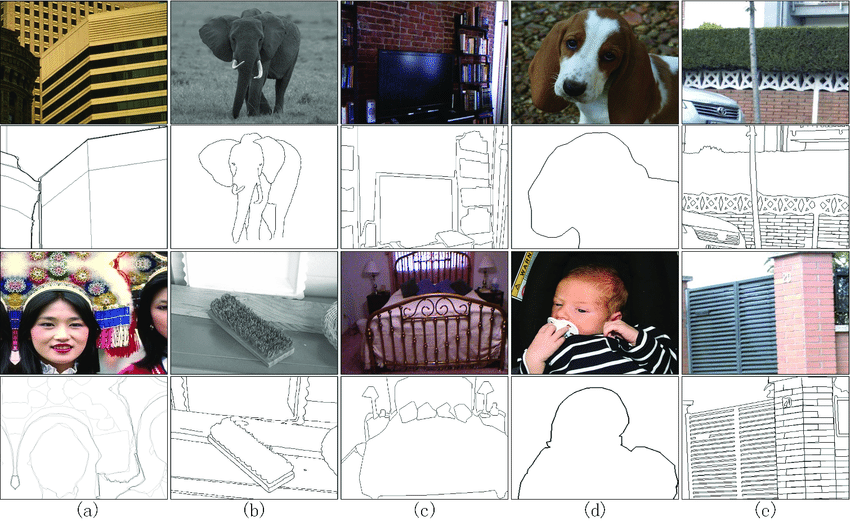
#> input picture visualization/BIPED.png, 850 x 521 px, given as the content of the folder ../../visualization/BIPED.png, which was not available
$ python drawing.py ../../visualization/BIPED.png ../../visualization/MDBD.png
#> lines starting #> are read from the running program, lines starting #| are printed output that depends on the picture; after the words box and inside, x2 and y2 are one past the last pixel; in counts of white or black regions, pixels touching at a corner belong together; pictures that were not available may be replaced by others from this repository, and a replacement may not be noted
import sys
from glob import iglob
import os
import cv2 as cv
import numpy as np
from skimage import filters
from skimage.morphology import skeletonize

# python drawing.py ./imgs_in ./edges_in OR python demo.py ./imgs_in
# Displays images from IMAGES_PATH with edges from EDGES_PATH or just images from IMAGES_PATH
# and allows for modyfing them by adding new edges
# Saves results to IMGS_OUTPUT_PATH and EDGES_OUTPUT_PATH

#  USAGE:
#   LEFT CLICK AND HOLD SHIFT TO DRAW LINE
#   WHEN YOU REALISE SHIFT LINE WITH NEW ORIGIN WILL START TO DRAW
#   ESCAPE - NEXT IMAGE
#   LEFT CLICK AND CTRL - SAVE IMAGE AND DELETE FROM IMAGES_PATH AND EDGES_PATH
#   LEFT CLICK AND LEFT ALT - UNDO

# Image and Edges must have the same filename for this script to work
IMAGES_PATH = sys.argv[1]

if len(sys.argv) <= 2:
    EDGES_PATH = ""
else:
    EDGES_PATH = sys.argv[2]

IMGS_OUTPUT_PATH = "./imgs_out"
EDGES_OUTPUT_PATH = "./edges_out"

ix,iy,sx,sy = -1,-1,-1,-1
save_flag = False
exit_flag = False
undo_flag = False
resize_ratio = 1

edges_history = []
image_history = []


def draw_lines(event, x, y, flags, param):
        global ix,iy,sx,sy,save_flag,exit_flag,undo_flag

        if event == cv.EVENT_LBUTTONDOWN and (flags & cv.EVENT_FLAG_CTRLKEY):
            save_flag = True
            return

        if event == cv.EVENT_LBUTTONDOWN and (flags & cv.EVENT_FLAG_ALTKEY):
            undo_flag = True
            return

        if event == cv.EVENT_LBUTTONDOWN and (flags & cv.EVENT_FLAG_SHIFTKEY):

            if ix != -1: # if ix and iy are not first points, then draw a line
                image_history.append(img.copy())
                cv.line(img, (ix, iy), (x, y), (255, 255, 255), resize_ratio, cv.LINE_4)
                edges_history.append(edges.copy())
                cv.line(edges, (ix, iy), (x, y), (255), resize_ratio, cv.LINE_4)
            else: # if ix and iy are first points, store as starting points
                sx, sy = x, y

            ix,iy = x, y
            return

        if event == cv.EVENT_MOUSEMOVE and not (flags & cv.EVENT_FLAG_SHIFTKEY):
            ix, iy = -1, -1


img_path = IMAGES_PATH + "/**/*"
edge_path = EDGES_PATH + "/**/*"
image_list = [f for f in iglob(img_path, recursive=True) if os.path.isfile(f)]


for image_path in image_list:
    image = cv.imread(image_path, cv.IMREAD_COLOR)
#> image is the input picture: shape (521, 850, 3); mean B, G, R 175.1, 176.4, 178.2
    image_org = image.copy()
    image = cv.resize(image, (image.shape[1] * resize_ratio, image.shape[0] * resize_ratio))

    edge_path = os.path.join(EDGES_PATH, os.path.basename(image_path))
    print(image.shape)
#| (521, 850, 3)
    # if you want to draw edges from beggining
    if EDGES_PATH == "":
        edges = np.zeros((image.shape[0], image.shape[1]), dtype='uint8')
    else:
        # if you load edges from file
        edges = cv.imread(edge_path, cv.IMREAD_GRAYSCALE)
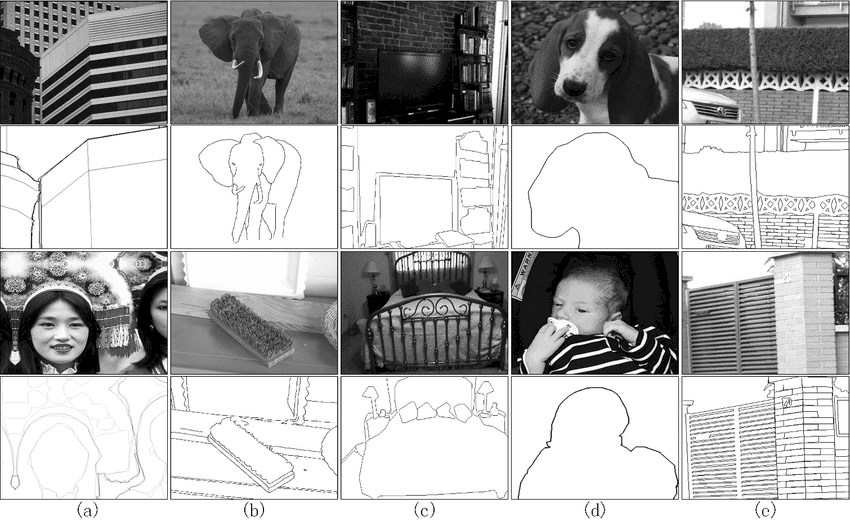
#> edges: shape (521, 850); min 0, max 255, mean 177.2
        print(edges.shape)
#| (521, 850)
        edges = np.invert(edges)
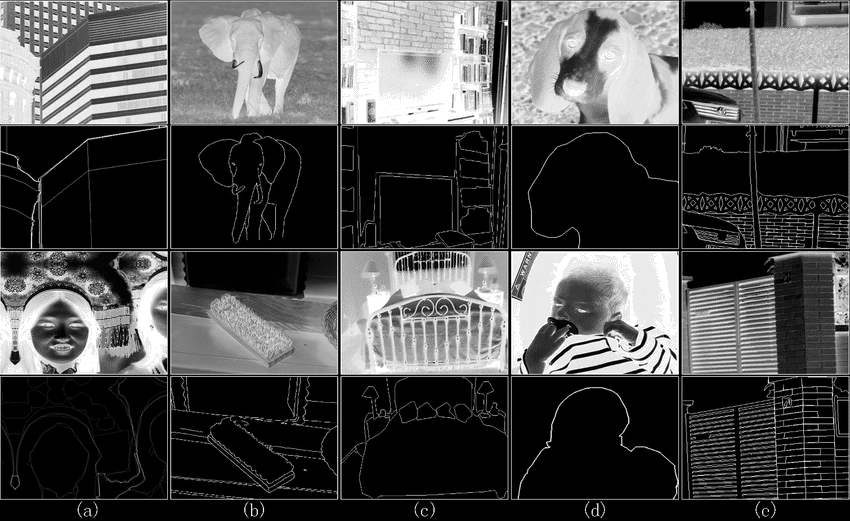
#> edges: shape (521, 850); min 0, max 255, mean 77.8
        edges = edges > 210
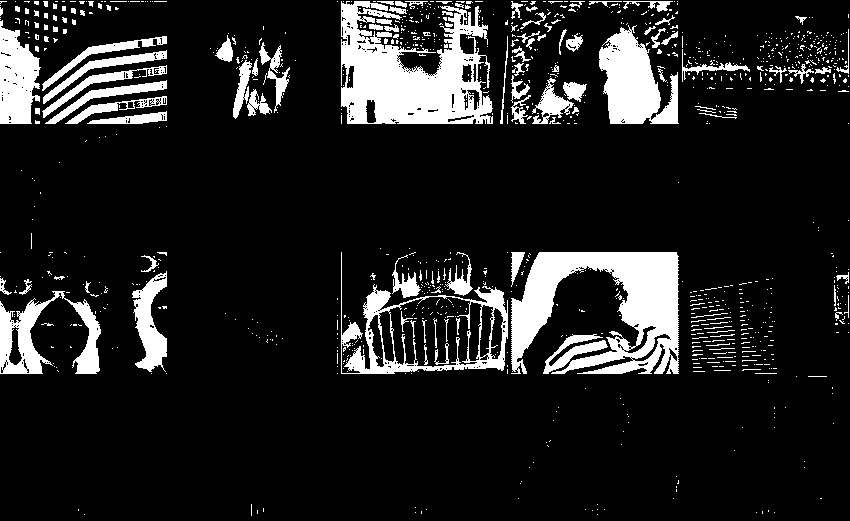
#> edges: shape (521, 850) bool; 13% white; 1065 white regions (941 under 20 px), largest, box (x1, y1, x2, y2) and area: (511, 252, 679, 374) 11364, (341, 1, 493, 124) 11323, (599, 25, 679, 124) 4763

        edges = skeletonize(edges)
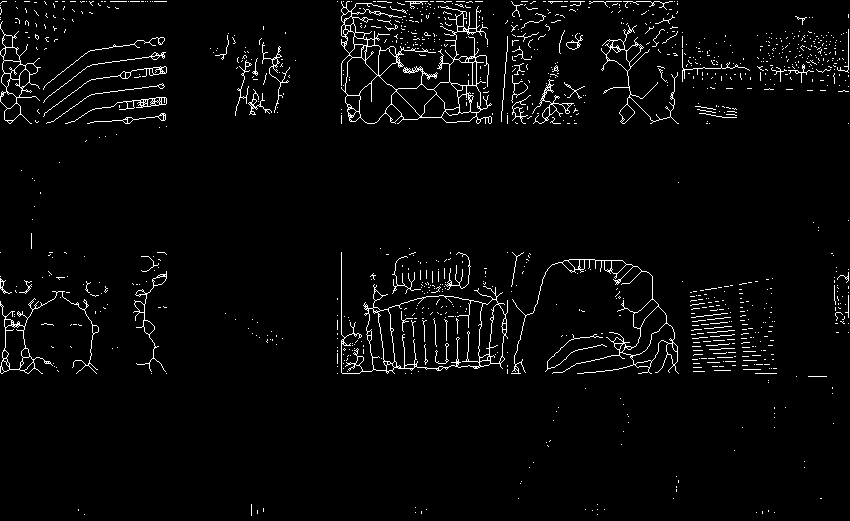
#> edges: shape (521, 850) bool; 3.1% white in thin lines or dots
        edges = np.array(edges * 255, dtype='uint8')
#> edges: shape (521, 850); 3.1% white in thin lines or dots
        edges = cv.resize(edges, (edges.shape[0] * resize_ratio, edges.shape[1] * resize_ratio))
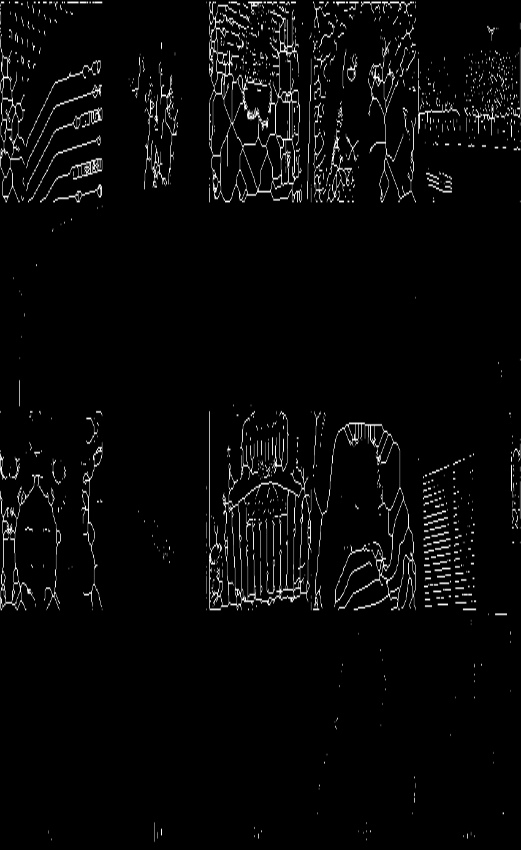
#> edges: shape (850, 521); min 0, max 255, mean 7.9

    edges_copy = edges.copy()

    zeros_ch = np.zeros(image.shape[0:2], dtype="uint8")
    edge_mask = cv.merge([edges, edges, edges])
#> (the run stopped early here; a loop or call above may not have finished)

$ run again, on visualization/MDBD.png
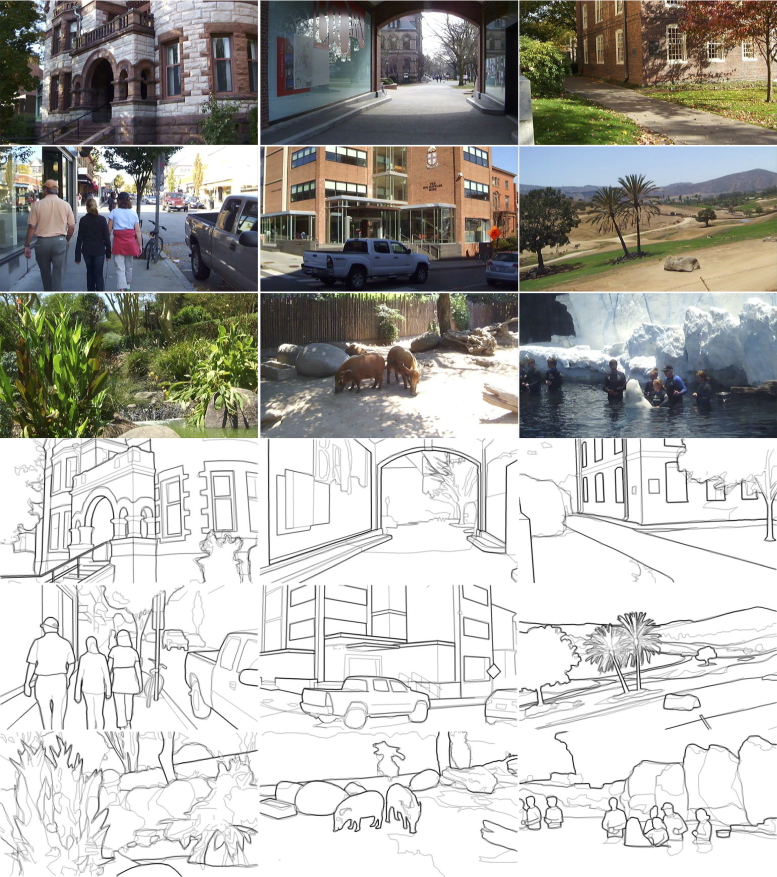
#> input picture visualization/MDBD.png, 1554 x 1753 px, given as the content of the folder ../../visualization/MDBD.png, which was not available (shown at 1/2 size)
#> image is the input picture: shape (1753, 1554, 3); mean B, G, R 171.5, 176.1, 177.1
#| (1753, 1554, 3)
#| (1753, 1554)
#> `edges = edges > 210`:
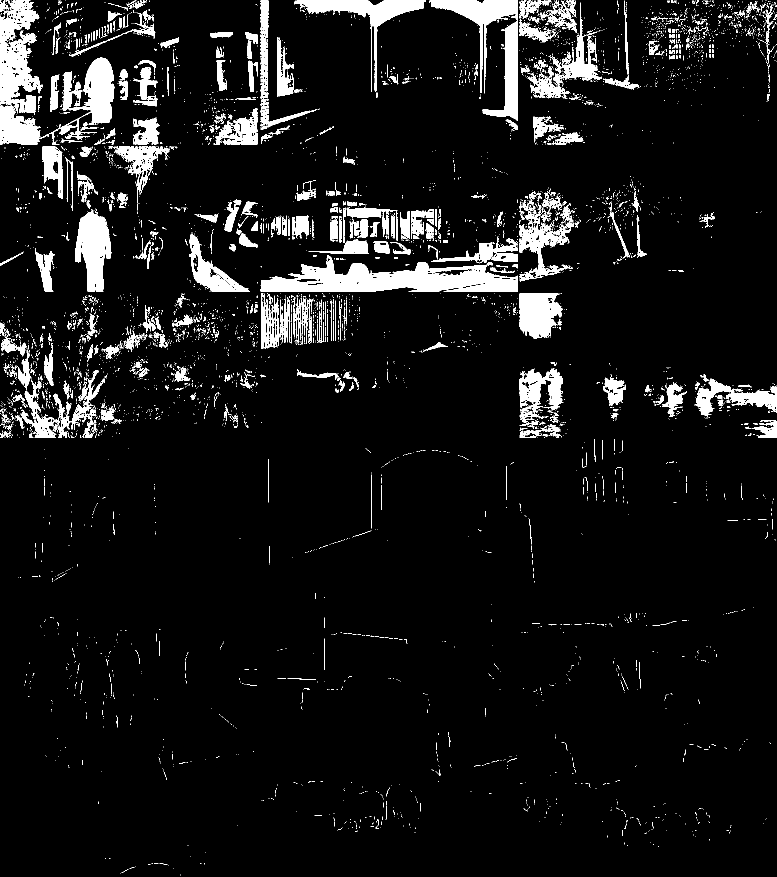
#> edges: shape (1753, 1554) bool (shown at 1/2 size); 7.6% white; 5458 white regions (4983 under 20 px), largest, box (x1, y1, x2, y2) and area: (0, 1, 229, 289) 23904, (521, 510, 1036, 583) 19629, (150, 418, 223, 583) 7522
#> `edges = cv.resize(edges, (edges.shape[0] * resize_ratio, edges.shape[1..`:
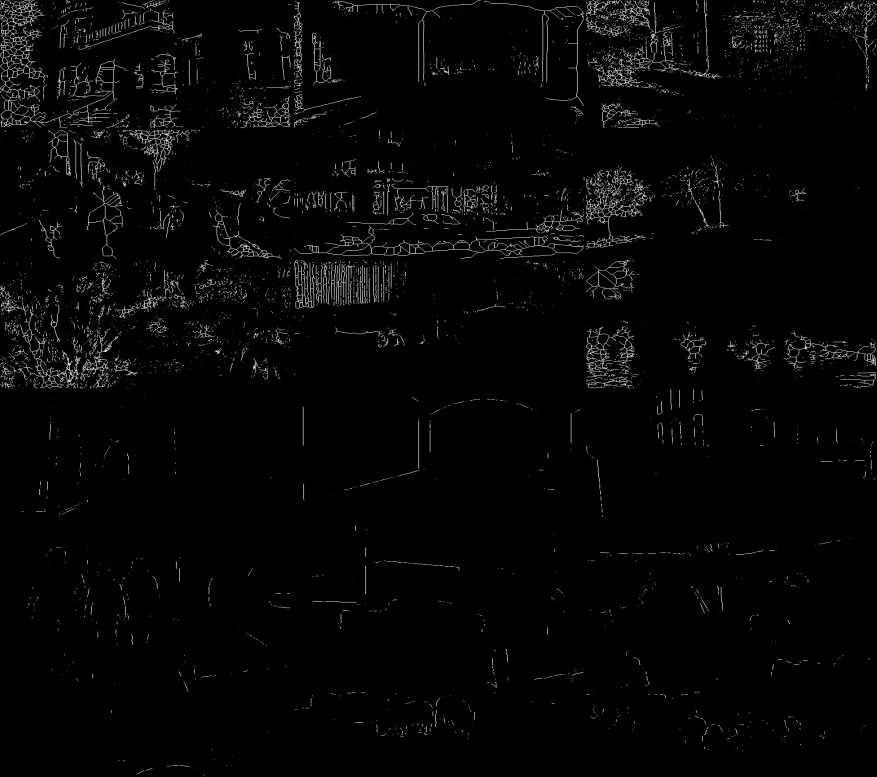
#> edges: shape (1554, 1753) (shown at 1/2 size); min 0, max 255, mean 5.2

$ run again, on visualization/computer-vision-tasks.png
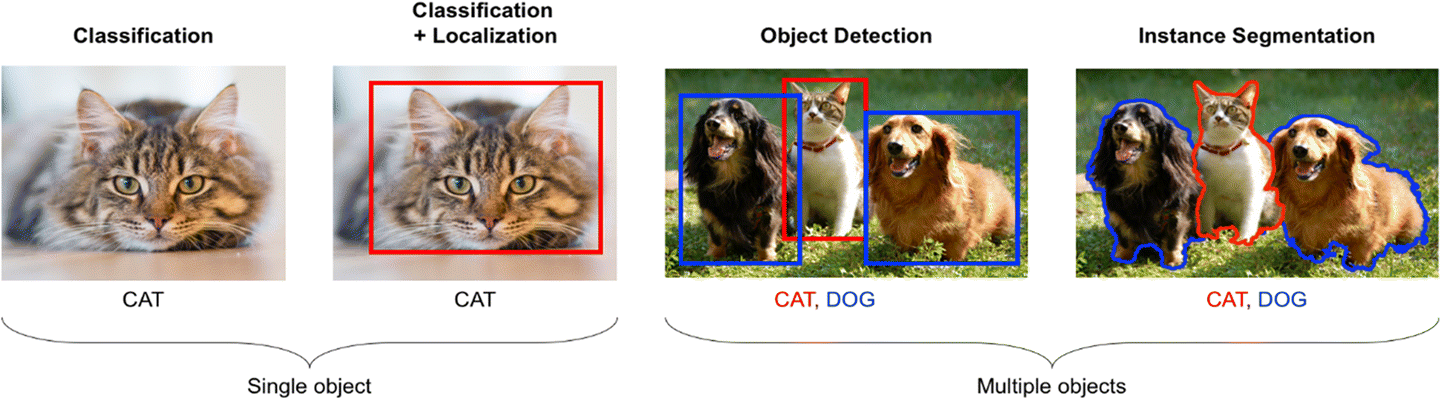
#> input picture visualization/computer-vision-tasks.png, 1441 x 400 px, given as the content of the folder ../../visualization/computer-vision-tasks.png, which was not available
#> image is the input picture: shape (400, 1441, 3); mean B, G, R 180.3, 189.1, 195.2
#| (400, 1441, 3)
#| (400, 1441)
#> `edges = edges > 210`:
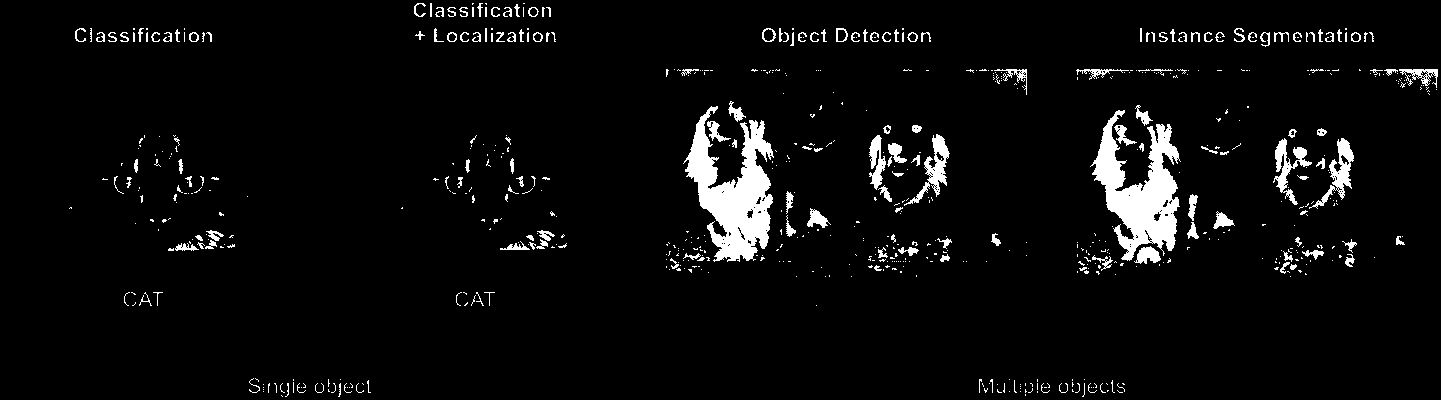
#> edges: shape (400, 1441) bool; 4.7% white; 685 white regions (522 under 20 px), largest, box (x1, y1, x2, y2) and area: (683, 106, 774, 262) 6809, (1090, 110, 1181, 261) 6213, (904, 134, 950, 206) 879
#> `edges = cv.resize(edges, (edges.shape[0] * resize_ratio, edges.shape[1..`:
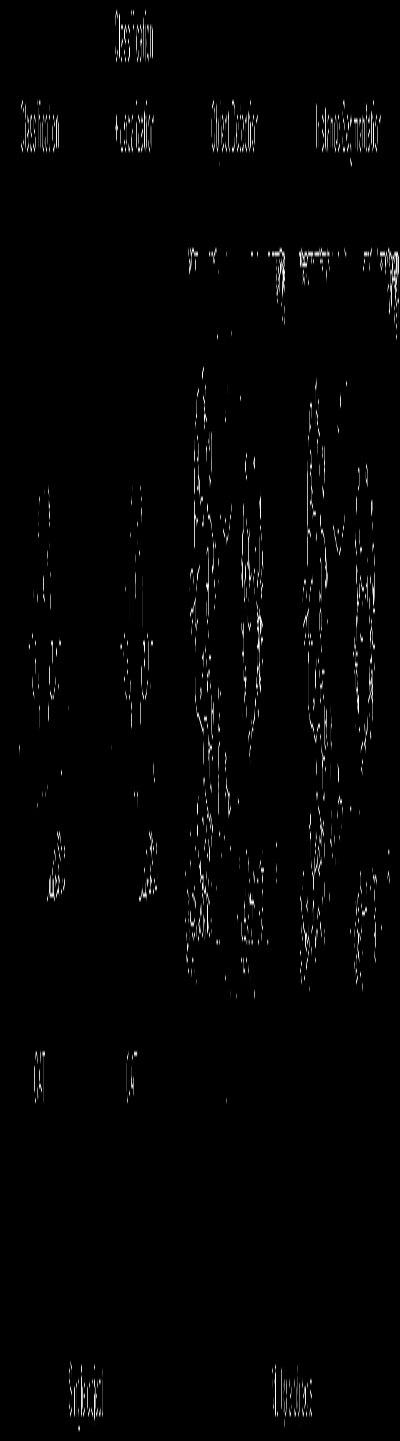
#> edges: shape (1441, 400); min 0, max 255, mean 3.5
